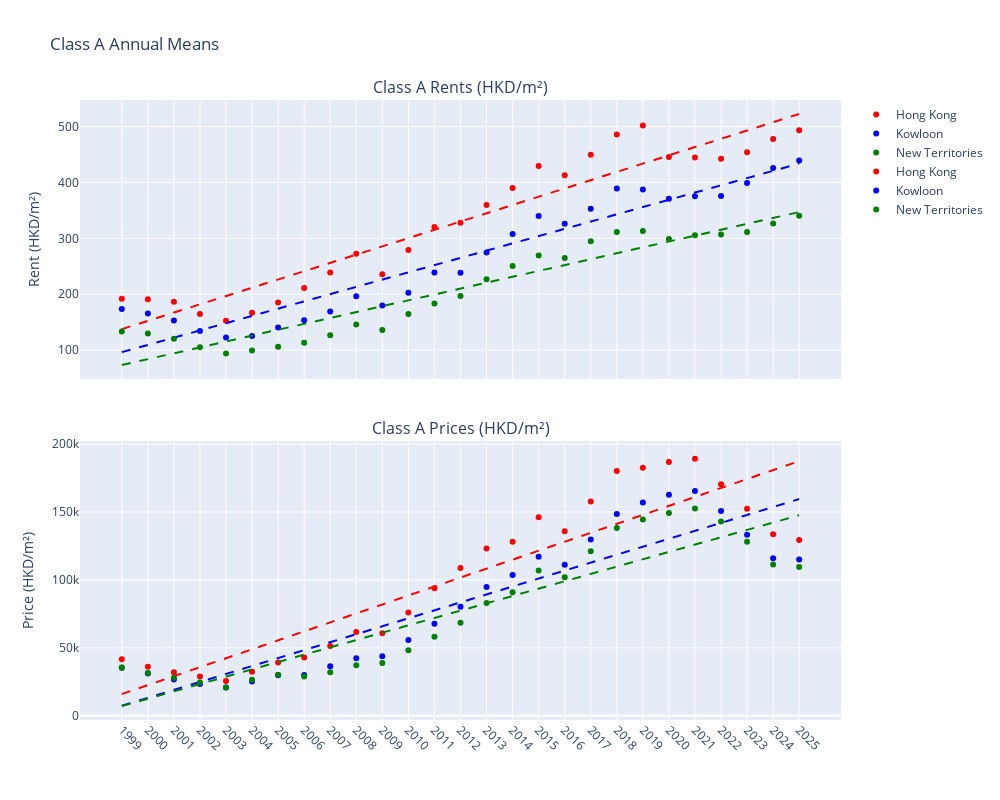

Notebook cell for this chart:
### Code cell
import pandas as pd
import numpy as np
from scipy.stats import linregress
import plotly.graph_objects as go
from plotly.subplots import make_subplots

def load_data(file):
    df = pd.read_csv(file, header=1)
    df['Month'] = pd.to_datetime(df['Month'], format='%b-%y')
    df['Year'] = df['Month'].dt.year
    return df

rent_df = load_data('rent.csv')
price_df = load_data('price.csv')

# 類別和區域
cls = 'A'
areas = ['Hong Kong', 'Kowloon', 'New Territories']
colors = {'Hong Kong': 'red', 'Kowloon': 'blue', 'New Territories': 'green'}

# 計算年度平均值
def get_annual_mean(df, cls, area):
    col = f'Class {cls} {area}'
    df[col] = pd.to_numeric(df[col], errors='coerce')
    annual = df.groupby('Year')[col].mean().reset_index()
    return annual['Year'].values, annual[col].values

# 創建圖表
fig = make_subplots(rows=2, cols=1, shared_xaxes=True, vertical_spacing=0.1,
                    subplot_titles=(f'Class {cls} Rents (HKD/m²)', f'Class {cls} Prices (HKD/m²)'))

for i, df in enumerate([rent_df, price_df]):
    for area in areas:
        years, means = get_annual_mean(df, cls, area)
        mask = ~np.isnan(means)
        valid_years, valid_means = years[mask], means[mask]
        
        fig.add_trace(go.Scatter(x=valid_years, y=valid_means, mode='markers',
                                 marker=dict(color=colors[area]), name=area,
                                 hovertemplate='Year: %{x}<br>Value: %{y:.2f}'),
                      row=i+1, col=1)
        
        if len(valid_means) > 1:
            result = linregress(np.arange(len(valid_years)), valid_means)
            reg_line = result.slope * np.arange(len(valid_years)) + result.intercept
            fig.add_trace(go.Scatter(x=valid_years, y=reg_line, mode='lines',
                                     line=dict(color=colors[area], dash='dash'),
                                     showlegend=False,
                                     hovertemplate='Year: %{x}<br>Value: %{y:.2f}'),
                          row=i+1, col=1)

# 統一刻度（每年顯示一次）
fig.update_xaxes(tickmode='array', tickvals=sorted(rent_df['Year'].unique()), tickangle=45, row=2, col=1)
fig.update_xaxes(tickmode='array', tickvals=sorted(rent_df['Year'].unique()), row=1, col=1)

fig.update_layout(title_text=f'Class {cls} Annual Means', height=800, width=1000)
fig.update_yaxes(title_text='Rent (HKD/m²)', row=1, col=1)
fig.update_yaxes(title_text='Price (HKD/m²)', row=2, col=1)

fig.show()

### Figure 1 — Plotly figure (JSON) as saved in the notebook; plotly's stock layout.template omitted (floating-point values rounded to 4 significant figures)
{"data": [{"hovertemplate": "Year: %{x}<br>Value: %{y:.2f}", "marker": {"color": "red"}, "mode": "markers", "name": "Hong Kong", "type": "scatter", "x": [1999, 2000, 2001, 2002, 2003, 2004, 2005, 2006, 2007, 2008, 2009, 2010, 2011, 2012, 2013, 2014, 2015, 2016, 2017, 2018, 2019, 2020, 2021, 2022, 2023, 2024, 2025], "xaxis": "x", "y": [192.2, 191.2, 186.7, 164.8, 152.5, 167.1, 185.3, 211.2, 238.8, 272.3, 235.6, 279.1, 320.2, 327.9, 359.5, 390.2, 429.5, 412.7, 449.4, 485.9, 502.0, 445.2, 444.5, 442.4, 454.2, 477.7, 493.1], "yaxis": "y"}, {"hovertemplate": "Year: %{x}<br>Value: %{y:.2f}", "line": {"color": "red", "dash": "dash"}, "mode": "lines", "showlegend": false, "type": "scatter", "x": [1999, 2000, 2001, 2002, 2003, 2004, 2005, 2006, 2007, 2008, 2009, 2010, 2011, 2012, 2013, 2014, 2015, 2016, 2017, 2018, 2019, 2020, 2021, 2022, 2023, 2024, 2025], "xaxis": "x", "y": [137.6, 152.4, 167.2, 182.0, 196.8, 211.6, 226.4, 241.2, 256.0, 270.8, 285.6, 300.4, 315.2, 330.0, 344.8, 359.6, 374.4, 389.2, 404.0, 418.8, 433.7, 448.5, 463.3, 478.1, 492.9, 507.7, 522.5], "yaxis": "y"}, {"hovertemplate": "Year: %{x}<br>Value: %{y:.2f}", "marker": {"color": "blue"}, "mode": "markers", "name": "Kowloon", "type": "scatter", "x": [1999, 2000, 2001, 2002, 2003, 2004, 2005, 2006, 2007, 2008, 2009, 2010, 2011, 2012, 2013, 2014, 2015, 2016, 2017, 2018, 2019, 2020, 2021, 2022, 2023, 2024, 2025], "xaxis": "x", "y": [173.5, 165.5, 152.9, 134.2, 122.6, 125.5, 140.4, 153.4, 169.0, 196.2, 179.8, 202.9, 239.0, 238.6, 274.6, 307.9, 339.8, 326.2, 352.8, 389.2, 387.4, 371.0, 375.3, 375.7, 399.1, 425.8, 439.4], "yaxis": "y"}, {"hovertemplate": "Year: %{x}<br>Value: %{y:.2f}", "line": {"color": "blue", "dash": "dash"}, "mode": "lines", "showlegend": false, "type": "scatter", "x": [1999, 2000, 2001, 2002, 2003, 2004, 2005, 2006, 2007, 2008, 2009, 2010, 2011, 2012, 2013, 2014, 2015, 2016, 2017, 2018, 2019, 2020, 2021, 2022, 2023, 2024, 2025], "xaxis": "x", "y": [96.45, 109.4, 122.4, 135.4, 148.3, 161.3, 174.3, 187.3, 200.2, 213.2, 226.2, 239.2, 252.1, 265.1, 278.1, 291.0, 304.0, 317.0, 330.0, 342.9, 355.9, 368.9, 381.9, 394.8, 407.8, 420.8, 433.8], "yaxis": "y"}, {"hovertemplate": "Year: %{x}<br>Value: %{y:.2f}", "marker": {"color": "green"}, "mode": "markers", "name": "New Territories", "type": "scatter", "x": [1999, 2000, 2001, 2002, 2003, 2004, 2005, 2006, 2007, 2008, 2009, 2010, 2011, 2012, 2013, 2014, 2015, 2016, 2017, 2018, 2019, 2020, 2021, 2022, 2023, 2024, 2025], "xaxis": "x", "y": [133.2, 129.8, 120.4, 105.2, 93.92, 99.58, 106.3, 113.2, 126.6, 145.8, 136.0, 164.6, 183.3, 197.0, 226.9, 250.6, 269.2, 265.0, 294.6, 311.4, 313.2, 298.8, 305.7, 306.7, 311.2, 326.7, 340.2], "yaxis": "y"}, {"hovertemplate": "Year: %{x}<br>Value: %{y:.2f}", "line": {"color": "green", "dash": "dash"}, "mode": "lines", "showlegend": false, "type": "scatter", "x": [1999, 2000, 2001, 2002, 2003, 2004, 2005, 2006, 2007, 2008, 2009, 2010, 2011, 2012, 2013, 2014, 2015, 2016, 2017, 2018, 2019, 2020, 2021, 2022, 2023, 2024, 2025], "xaxis": "x", "y": [73.4, 83.92, 94.45, 105.0, 115.5, 126.0, 136.5, 147.1, 157.6, 168.1, 178.6, 189.1, 199.7, 210.2, 220.7, 231.2, 241.8, 252.3, 262.8, 273.3, 283.8, 294.4, 304.9, 315.4, 325.9, 336.5, 347.0], "yaxis": "y"}, {"hovertemplate": "Year: %{x}<br>Value: %{y:.2f}", "marker": {"color": "red"}, "mode": "markers", "name": "Hong Kong", "type": "scatter", "x": [1999, 2000, 2001, 2002, 2003, 2004, 2005, 2006, 2007, 2008, 2009, 2010, 2011, 2012, 2013, 2014, 2015, 2016, 2017, 2018, 2019, 2020, 2021, 2022, 2023, 2024, 2025], "xaxis": "x2", "y": [41620.0, 36010.0, 31880.0, 28780.0, 25520.0, 32320.0, 39090.0, 42740.0, 51340.0, 61690.0, 60640.0, 75980.0, 93790.0, 108700.0, 123200.0, 128100.0, 146100.0, 135800.0, 157800.0, 180200.0, 182600.0, 186900.0, 189300.0, 170500.0, 152500.0, 133600.0, 129400.0], "yaxis": "y2"}, {"hovertemplate": "Year: %{x}<br>Value: %{y:.2f}", "line": {"color": "red", "dash": "dash"}, "mode": "lines", "showlegend": false, "type": "scatter", "x": [1999, 2000, 2001, 2002, 2003, 2004, 2005, 2006, 2007, 2008, 2009, 2010, 2011, 2012, 2013, 2014, 2015, 2016, 2017, 2018, 2019, 2020, 2021, 2022, 2023, 2024, 2025], "xaxis": "x2", "y": [15880.0, 22480.0, 29080.0, 35680.0, 42290.0, 48890.0, 55490.0, 62090.0, 68690.0, 75300.0, 81900.0, 88500.0, 95100.0, 101700.0, 108300.0, 114900.0, 121500.0, 128100.0, 134700.0, 141300.0, 147900.0, 154500.0, 161100.0, 167700.0, 174300.0, 180900.0, 187500.0], "yaxis": "y2"}, {"hovertemplate": "Year: %{x}<br>Value: %{y:.2f}", "marker": {"color": "blue"}, "mode": "markers", "name": "Kowloon", "type": "scatter", "x": [1999, 2000, 2001, 2002, 2003, 2004, 2005, 2006, 2007, 2008, 2009, 2010, 2011, 2012, 2013, 2014, 2015, 2016, 2017, 2018, 2019, 2020, 2021, 2022, 2023, 2024, 2025], "xaxis": "x2", "y": [35270.0, 31000.0, 26600.0, 23270.0, 20780.0, 25060.0, 29710.0, 30010.0, 36300.0, 42310.0, 43750.0, 55650.0, 67720.0, 80210.0, 94730.0, 103600.0, 117100.0, 111100.0, 129800.0, 148500.0, 157000.0, 162700.0, 165500.0, 150700.0, 133200.0, 116000.0, 115000.0], "yaxis": "y2"}, {"hovertemplate": "Year: %{x}<br>Value: %{y:.2f}", "line": {"color": "blue", "dash": "dash"}, "mode": "lines", "showlegend": false, "type": "scatter", "x": [1999, 2000, 2001, 2002, 2003, 2004, 2005, 2006, 2007, 2008, 2009, 2010, 2011, 2012, 2013, 2014, 2015, 2016, 2017, 2018, 2019, 2020, 2021, 2022, 2023, 2024, 2025], "xaxis": "x2", "y": [7279.0, 13140.0, 19000.0, 24850.0, 30710.0, 36570.0, 42430.0, 48280.0, 54140.0, 60000.0, 65860.0, 71720.0, 77570.0, 83430.0, 89290.0, 95150.0, 101000.0, 106900.0, 112700.0, 118600.0, 124400.0, 130300.0, 136200.0, 142000.0, 147900.0, 153700.0, 159600.0], "yaxis": "y2"}, {"hovertemplate": "Year: %{x}<br>Value: %{y:.2f}", "marker": {"color": "green"}, "mode": "markers", "name": "New Territories", "type": "scatter", "x": [1999, 2000, 2001, 2002, 2003, 2004, 2005, 2006, 2007, 2008, 2009, 2010, 2011, 2012, 2013, 2014, 2015, 2016, 2017, 2018, 2019, 2020, 2021, 2022, 2023, 2024, 2025], "xaxis": "x2", "y": [35530.0, 31410.0, 27820.0, 24330.0, 20810.0, 26430.0, 30140.0, 28920.0, 31960.0, 37200.0, 38760.0, 48160.0, 58170.0, 68390.0, 83060.0, 90830.0, 107000.0, 102000.0, 121100.0, 138200.0, 144500.0, 149300.0, 152700.0, 143100.0, 128100.0, 111400.0, 109500.0], "yaxis": "y2"}, {"hovertemplate": "Year: %{x}<br>Value: %{y:.2f}", "line": {"color": "green", "dash": "dash"}, "mode": "lines", "showlegend": false, "type": "scatter", "x": [1999, 2000, 2001, 2002, 2003, 2004, 2005, 2006, 2007, 2008, 2009, 2010, 2011, 2012, 2013, 2014, 2015, 2016, 2017, 2018, 2019, 2020, 2021, 2022, 2023, 2024, 2025], "xaxis": "x2", "y": [7063.0, 12470.0, 17880.0, 23280.0, 28690.0, 34100.0, 39510.0, 44910.0, 50320.0, 55730.0, 61130.0, 66540.0, 71950.0, 77360.0, 82760.0, 88170.0, 93580.0, 98990.0, 104400.0, 109800.0, 115200.0, 120600.0, 126000.0, 131400.0, 136800.0, 142200.0, 147700.0], "yaxis": "y2"}], "layout": {"annotations": [{"font": {"size": 16}, "showarrow": false, "text": "Class A Rents (HKD/m²)", "x": 0.5, "xanchor": "center", "xref": "paper", "y": 1, "yanchor": "bottom", "yref": "paper"}, {"font": {"size": 16}, "showarrow": false, "text": "Class A Prices (HKD/m²)", "x": 0.5, "xanchor": "center", "xref": "paper", "y": 0.45, "yanchor": "bottom", "yref": "paper"}], "height": 800, "title": {"text": "Class A Annual Means"}, "width": 1000, "xaxis": {"anchor": "y", "domain": [0, 1], "matches": "x2", "showticklabels": false, "tickmode": "array", "tickvals": [1999, 2000, 2001, 2002, 2003, 2004, 2005, 2006, 2007, 2008, 2009, 2010, 2011, 2012, 2013, 2014, 2015, 2016, 2017, 2018, 2019, 2020, 2021, 2022, 2023, 2024, 2025]}, "xaxis2": {"anchor": "y2", "domain": [0, 1], "tickangle": 45, "tickmode": "array", "tickvals": [1999, 2000, 2001, 2002, 2003, 2004, 2005, 2006, 2007, 2008, 2009, 2010, 2011, 2012, 2013, 2014, 2015, 2016, 2017, 2018, 2019, 2020, 2021, 2022, 2023, 2024, 2025]}, "yaxis": {"anchor": "x", "domain": [0.55, 1], "title": {"text": "Rent (HKD/m²)"}}, "yaxis2": {"anchor": "x2", "domain": [0, 0.45], "title": {"text": "Price (HKD/m²)"}}}}
